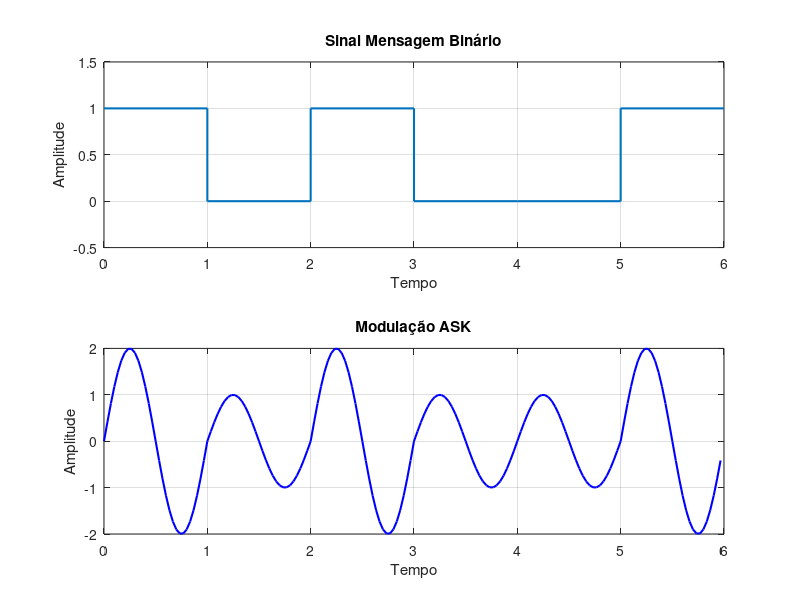

This chart was generated by the following MATLAB code:
f1=1 % Frequência em Hz
t=0:1/30:1-1/30; %Variação temporal

%Sinais analógicos para a modulação ASK

sa1=2*sin(2*pi*f1*t); %sinal do bit 1
sa0=sin(2*pi*f1*t); %Sinal do bit 0

b=[1 0 1 0 0 1]; %Sinal digital a ser transmitido
n= 6;
ask =[];
for i=1:n
  if b(i)==1
    ask=[ask sa1];
  else
    ask=[ask sa0];
end
end
subplot(211)
stairs(0:6,[b(1:6) b(6)],'linewidth',1.5)
axis([0 n -0.5 1.5])
title('Sinal Mensagem Binário');grid on
xlabel('Tempo');ylabel('Amplitude')
subplot(212)
tb=0:1/30:6-1/30;
plot(tb, ask(1:6*30),'b','linewidth',1.5)
title('Modulação ASK');grid on
xlabel('Tempo');ylabel('Amplitude')
